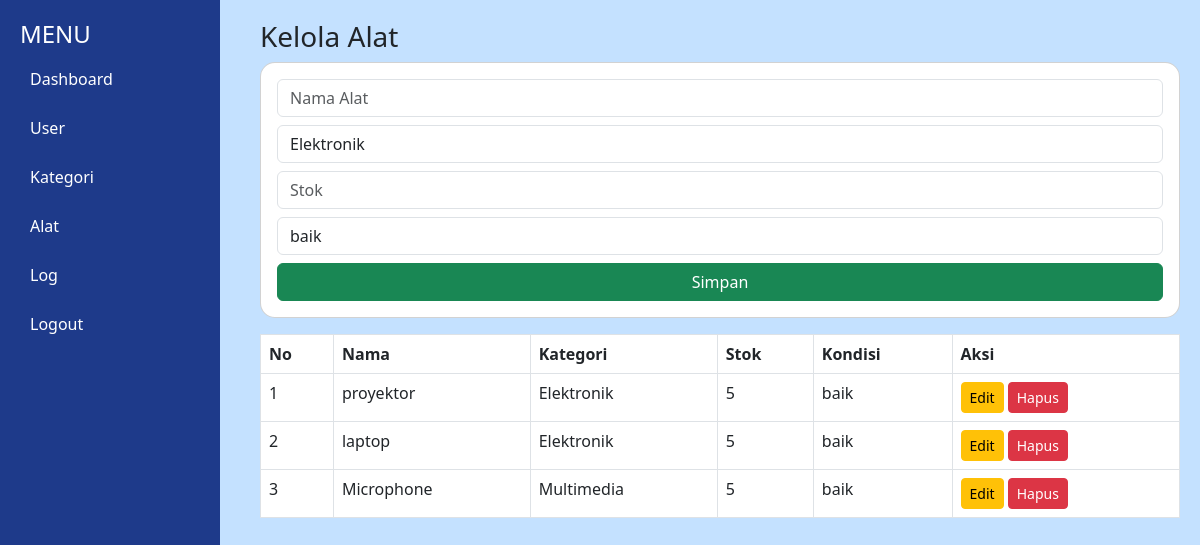
The app's page /peminjaman_alat/admin/alat.php (signed in) with its own data.
### tables this page shows
CREATE TABLE `alat` (
  `id_alat` int(11) NOT NULL,
  `nama_alat` varchar(100) DEFAULT NULL,
  `id_kategori` int(11) DEFAULT NULL,
  `stok` int(11) DEFAULT NULL,
  `kondisi` varchar(50) DEFAULT NULL,
  `status` enum('tersedia','dipinjam') DEFAULT NULL
);

CREATE TABLE `kategori` (
  `id_kategori` int(11) NOT NULL,
  `nama_kategori` varchar(100) DEFAULT NULL,
  `deskripsi` text DEFAULT NULL
);

### peminjaman_alat/admin/alat.php (the view, shortened to what this page needs)
<?php include '../assets/header.php'; ?>
<?php
$edit = null;
?>
<h3>Kelola Alat</h3>
<form method="post" class="card p-3 mb-3">
<input name="nama" class="form-control mb-2" placeholder="Nama Alat" value="<?= $edit['nama_alat'] ?? '' ?>">
<select name="kategori" class="form-control mb-2">
<?php
$kat = mysqli_query($conn,"SELECT * FROM kategori");
while($k=mysqli_fetch_assoc($kat)){
?>
<option value="<?= $k['id_kategori'] ?>"><?= $k['nama_kategori'] ?></option>
<?php } ?>
</select>
<input name="stok" class="form-control mb-2" placeholder="Stok" value="<?= $edit['stok'] ?? '' ?>">
<select name="kondisi" class="form-control mb-2">
<option>baik</option>
</select>
<button name="simpan" class="btn btn-success">Simpan</button>
</form>
<table class="table table-bordered">
<tr>
<th>No</th><th>Nama</th><th>Kategori</th><th>Stok</th><th>Kondisi</th><th>Aksi</th>
</tr>
<?php
$no=1;
$data = mysqli_query($conn,"SELECT alat.*, kategori.nama_kategori
FROM alat JOIN kategori ON alat.id_kategori=kategori.id_kategori");
while($d=mysqli_fetch_assoc($data)){
?>
<tr>
<td><?= $no++ ?></td>
<td><?= $d['nama_alat'] ?></td>
<td><?= $d['nama_kategori'] ?></td>
<td><?= $d['stok'] ?></td>
<td><?= $d['kondisi'] ?></td>
<td>
<a href="?edit&id=<?= $d['id_alat'] ?>" class="btn btn-warning btn-sm">Edit</a>
<a href="?hapus&id=<?= $d['id_alat'] ?>" class="btn btn-danger btn-sm">Hapus</a>
</td>
</tr>
<?php } ?>
</table>
<?php include '../assets/footer.php'; ?>

### peminjaman_alat/assets/header.php (shortened to what this page needs)
<link href="https://cdn.jsdelivr.net/npm/bootstrap@5.3.0/dist/css/bootstrap.min.css" rel="stylesheet">
<link rel="stylesheet" href="/peminjaman_alat/assets/style.css">
<div class="sidebar">
    <h4>MENU</h4>
    <?php if($_SESSION['role']=='admin'){ ?>
        <a href="/peminjaman_alat/dashboard.php">Dashboard</a>
        <a href="/peminjaman_alat/admin/user.php">User</a>
        <a href="/peminjaman_alat/admin/kategori.php">Kategori</a>
        <a href="/peminjaman_alat/admin/alat.php">Alat</a>
        <a href="/peminjaman_alat/admin/log.php">Log</a>
    <?php } ?>
    <a href="/peminjaman_alat/logout.php">Logout</a>
</div>
<div class="content">

### peminjaman_alat/assets/footer.php
</div>

### peminjaman_alat/assets/style.css (style rules this page uses)
.sidebar { width: 220px; height: 100vh; position: fixed; background: #1e3a8a; color: white; padding: 20px; }
.sidebar a { display: block; color: white; padding: 10px; text-decoration: none; border-radius: 8px; margin-bottom: 5px; }
.content { margin-left: 240px; padding: 20px; }
.card { border-radius: 15px; }

### records on screen
alat: nama_alat "proyektor", id_kategori.nama_kategori "Elektronik", stok "5", kondisi "baik"
alat: nama_alat "laptop", id_kategori.nama_kategori "Elektronik", stok "5", kondisi "baik"
alat: nama_alat "Microphone", id_kategori.nama_kategori "Multimedia", stok "5", kondisi "baik"

### other values on screen
form field kategori "Elektronik"
